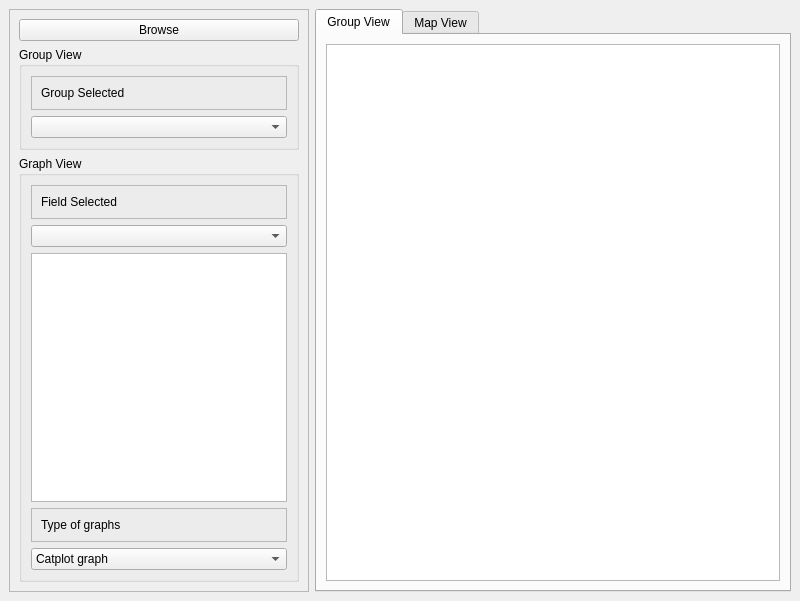
<?xml version="1.0" encoding="UTF-8"?>
<ui version="4.0">
 <class>MainWindow</class>
 <widget class="QMainWindow" name="MainWindow">
  <property name="geometry">
   <rect>
    <x>0</x>
    <y>0</y>
    <width>800</width>
    <height>601</height>
   </rect>
  </property>
  <property name="windowTitle">
   <string>AGS Reader</string>
  </property>
  <widget class="QWidget" name="centralwidget">
   <layout class="QHBoxLayout" name="horizontalLayout">
    <item>
     <widget class="QFrame" name="frame">
      <property name="minimumSize">
       <size>
        <width>240</width>
        <height>0</height>
       </size>
      </property>
      <property name="maximumSize">
       <size>
        <width>300</width>
        <height>16777215</height>
       </size>
      </property>
      <property name="frameShape">
       <enum>QFrame::Shape::StyledPanel</enum>
      </property>
      <property name="frameShadow">
       <enum>QFrame::Shadow::Raised</enum>
      </property>
      <layout class="QVBoxLayout" name="verticalLayout">
       <item>
        <widget class="QPushButton" name="pushButton">
         <property name="text">
          <string>Browse</string>
         </property>
        </widget>
       </item>
       <item>
        <widget class="QGroupBox" name="groupBox">
         <property name="title">
          <string>Group View</string>
         </property>
         <layout class="QVBoxLayout" name="verticalLayout_4">
          <item>
           <widget class="QFrame" name="frame_2">
            <property name="frameShape">
             <enum>QFrame::Shape::StyledPanel</enum>
            </property>
            <property name="frameShadow">
             <enum>QFrame::Shadow::Raised</enum>
            </property>
            <layout class="QVBoxLayout" name="verticalLayout_3">
             <item>
              <widget class="QLabel" name="label">
               <property name="text">
                <string>Group Selected</string>
               </property>
              </widget>
             </item>
            </layout>
           </widget>
          </item>
          <item>
           <widget class="QComboBox" name="comboBox"/>
          </item>
         </layout>
        </widget>
       </item>
       <item>
        <widget class="QGroupBox" name="groupBox_2">
         <property name="title">
          <string>Graph View</string>
         </property>
         <layout class="QVBoxLayout" name="verticalLayout_2">
          <item>
           <widget class="QFrame" name="frame_3">
            <property name="frameShape">
             <enum>QFrame::Shape::StyledPanel</enum>
            </property>
            <property name="frameShadow">
             <enum>QFrame::Shadow::Raised</enum>
            </property>
            <layout class="QVBoxLayout" name="verticalLayout_6">
             <item>
              <widget class="QLabel" name="label_2">
               <property name="text">
                <string>Field Selected</string>
               </property>
              </widget>
             </item>
            </layout>
           </widget>
          </item>
          <item>
           <widget class="QComboBox" name="comboBox_2"/>
          </item>
          <item>
           <widget class="QTableView" name="tableView_2"/>
          </item>
          <item>
           <widget class="QFrame" name="frame_4">
            <property name="frameShape">
             <enum>QFrame::Shape::StyledPanel</enum>
            </property>
            <property name="frameShadow">
             <enum>QFrame::Shadow::Raised</enum>
            </property>
            <layout class="QVBoxLayout" name="verticalLayout_7">
             <item>
              <widget class="QLabel" name="label_3">
               <property name="text">
                <string>Type of graphs</string>
               </property>
              </widget>
             </item>
            </layout>
           </widget>
          </item>
          <item>
           <widget class="QComboBox" name="comboBox_3">
            <item>
             <property name="text">
              <string>Catplot graph</string>
             </property>
            </item>
           </widget>
          </item>
         </layout>
        </widget>
       </item>
      </layout>
     </widget>
    </item>
    <item>
     <widget class="QTabWidget" name="tabWidget">
      <property name="currentIndex">
       <number>0</number>
      </property>
      <widget class="QWidget" name="tab_2">
       <attribute name="title">
        <string>Group View</string>
       </attribute>
       <layout class="QVBoxLayout" name="verticalLayout_5">
        <item>
         <widget class="QTableView" name="tableView"/>
        </item>
       </layout>
      </widget>
      <widget class="QWidget" name="tab">
       <attribute name="title">
        <string>Map View</string>
       </attribute>
      </widget>
     </widget>
    </item>
   </layout>
  </widget>
 </widget>
 <resources/>
 <connections/>
</ui>
